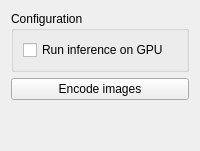
      <widget class="QWidget" name="inferenceTab">
       <attribute name="title">
        <string>Inference</string>
       </attribute>
       <layout class="QHBoxLayout" name="horizontalLayout_35">
        <item>
         <layout class="QHBoxLayout" name="horizontalLayout_33" stretch="0">
          <item>
           <layout class="QVBoxLayout" name="verticalLayout_13">
            <item>
             <widget class="QGroupBox" name="groupBox_10">
              <property name="title">
               <string>Configuration</string>
              </property>
              <layout class="QVBoxLayout" name="verticalLayout_16">
               <item>
                <widget class="QCheckBox" name="runInferenceGPU">
                 <property name="text">
                  <string>Run inference on GPU</string>
                 </property>
                </widget>
               </item>
              </layout>
             </widget>
            </item>
            <item>
             <widget class="QPushButton" name="encodeImages">
              <property name="text">
               <string>Encode images</string>
              </property>
             </widget>
            </item>
            <item>
             <spacer name="verticalSpacer_8">
              <property name="orientation">
               <enum>Qt::Orientation::Vertical</enum>
              </property>
              <property name="sizeHint" stdset="0">
               <size>
                <width>20</width>
                <height>40</height>
               </size>
              </property>
             </spacer>
            </item>
            <item>
             <layout class="QVBoxLayout" name="verticalLayout_10"/>
            </item>
           </layout>
          </item>
         </layout>
        </item>
       </layout>
      </widget>
